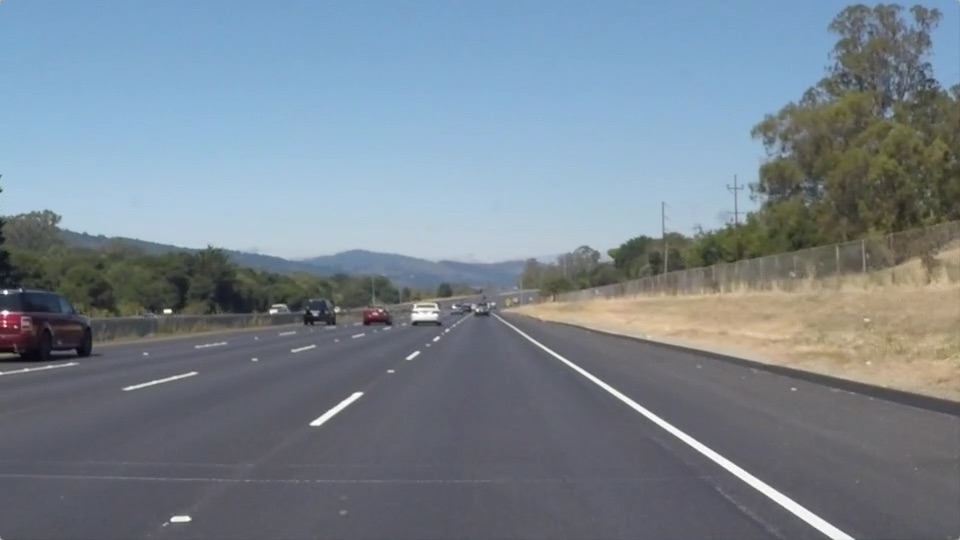
#> input picture test_images/solidWhiteRight.jpg, 960 x 540 px
$ jupyter execute --allow-errors P1.ipynb   (shell and % lines are left out)
#> lines starting #> are read from the running program, lines starting #| are printed output that depends on the picture; after the words box and inside, x2 and y2 are one past the last pixel; in counts of white or black regions, pixels touching at a corner belong together
# Self-Driving Car Engineer Nanodegree

## Project: **Finding Lane Lines on the Road**
***
In this project, you will use the tools you learned about in the lesson to identify lane lines on the road.  You can develop your pipeline on a series of individual images, and later apply the result to a video stream (really just a series of images). Check out the video clip "raw-lines-example.mp4" (also contained in this repository) to see what the output should look like after using the helper functions below.

Once you have a result that looks roughly like "raw-lines-example.mp4", you'll need to get creative and try to average and/or extrapolate the line segments you've detected to map out the full extent of the lane lines.  You can see an example of the result you're going for in the video "P1_example.mp4".  Ultimately, you would like to draw just one line for the left side of the lane, and one for the right.

In addition to implementing code, there is a brief writeup to complete. The writeup should be completed in a separate file, which can be either a markdown file or a pdf document. There is a [write up template](https://github.com/udacity/CarND-LaneLines-P1/blob/master/writeup_template.md) that can be used to guide the writing process. Completing both the code in the Ipython notebook and the writeup template will cover all of the [rubric points](https://review.udacity.com/#!/rubrics/322/view) for this project.

---
Let's have a look at our first image called 'test_images/solidWhiteRight.jpg'.  Run the 2 cells below (hit Shift-Enter or the "play" button above) to display the image.

**Note: If, at any point, you encounter frozen display windows or other confounding issues, you can always start again with a clean slate by going to the "Kernel" menu above and selecting "Restart & Clear Output".**

---

**The tools you have are color selection, region of interest selection, grayscaling, Gaussian smoothing, Canny Edge Detection and Hough Tranform line detection.  You  are also free to explore and try other techniques that were not presented in the lesson.  Your goal is piece together a pipeline to detect the line segments in the image, then average/extrapolate them and draw them onto the image for display (as below).  Once you have a working pipeline, try it out on the video stream below.**

---

<figure>

 <figcaption>
 <p></p>
 <p style="text-align: center;"> Your output should look something like this (above) after detecting line segments using the helper functions below </p>
 </figcaption>
</figure>
 <p></p>
<figure>

 <figcaption>
 <p></p>
 <p style="text-align: center;"> Your goal is to connect/average/extrapolate line segments to get output like this</p>
 </figcaption>
</figure>

**Run the cell below to import some packages.  If you get an `import error` for a package you've already installed, try changing your kernel (select the Kernel menu above --> Change Kernel).  Still have problems?  Try relaunching Jupyter Notebook from the terminal prompt.  Also, consult the forums for more troubleshooting tips.**

## Import Packages

[cell 1]
#importing some useful packages
import matplotlib.pyplot as plt
import matplotlib.image as mpimg
import numpy as np
import cv2

## Read in an Image

[cell 2]
#reading in an image
image = mpimg.imread('test_images/solidWhiteRight.jpg')
#> image is the input picture: shape (540, 960, 3); mean R, G, B 120.3, 132.6, 143.7

#printing out some stats and plotting
print('This image is:', type(image), 'with dimensions:', image.shape)
#| This image is: <class 'numpy.ndarray'> with dimensions: (540, 960, 3)
plt.imshow(image)  # if you wanted to show a single color channel image called 'gray', for example, call as plt.imshow(gray, cmap='gray')

## Ideas for Lane Detection Pipeline

**Some OpenCV functions (beyond those introduced in the lesson) that might be useful for this project are:**

`cv2.inRange()` for color selection
`cv2.fillPoly()` for regions selection
`cv2.line()` to draw lines on an image given endpoints
`cv2.addWeighted()` to coadd / overlay two images
`cv2.cvtColor()` to grayscale or change color
`cv2.imwrite()` to output images to file
`cv2.bitwise_and()` to apply a mask to an image

**Check out the OpenCV documentation to learn about these and discover even more awesome functionality!**

## Helper Functions

Below are some helper functions to help get you started. They should look familiar from the lesson!

[cell 3]
import math

def grayscale(img):
    """Applies the Grayscale transform
    This will return an image with only one color channel
    but NOTE: to see the returned image as grayscale
    (assuming your grayscaled image is called 'gray')
    you should call plt.imshow(gray, cmap='gray')"""
    return cv2.cvtColor(img, cv2.COLOR_RGB2GRAY)
    # Or use BGR2GRAY if you read an image with cv2.imread()
    # return cv2.cvtColor(img, cv2.COLOR_BGR2GRAY)

def canny(img, low_threshold, high_threshold):
    """Applies the Canny transform"""
    return cv2.Canny(img, low_threshold, high_threshold)

def gaussian_blur(img, kernel_size):
    """Applies a Gaussian Noise kernel"""
    return cv2.GaussianBlur(img, (kernel_size, kernel_size), 0)

def region_of_interest(img, vertices):
    """
    Applies an image mask.

    Only keeps the region of the image defined by the polygon
    formed from `vertices`. The rest of the image is set to black.
    """
    #defining a blank mask to start with
    mask = np.zeros_like(img)

    #defining a 3 channel or 1 channel color to fill the mask with depending on the input image
    if len(img.shape) > 2:
        channel_count = img.shape[2]  # i.e. 3 or 4 depending on your image
        ignore_mask_color = (255,) * channel_count
    else:
        ignore_mask_color = 255

    #filling pixels inside the polygon defined by "vertices" with the fill color
    cv2.fillPoly(mask, vertices, ignore_mask_color)

    #returning the image only where mask pixels are nonzero
    masked_image = cv2.bitwise_and(img, mask)
    return masked_image


def draw_lines(img, lines, color=[255, 0, 0], thickness=10, y0=0, yT=0):
    """
    NOTE: this is the function you might want to use as a starting point once you want to
    average/extrapolate the line segments you detect to map out the full
    extent of the lane (going from the result shown in raw-lines-example.mp4
    to that shown in P1_example.mp4).

    Think about things like separating line segments by their
    slope ((y2-y1)/(x2-x1)) to decide which segments are part of the left
    line vs. the right line.  Then, you can average the position of each of
    the lines and extrapolate to the top and bottom of the lane.

    This function draws `lines` with `color` and `thickness`.
    Lines are drawn on the image inplace (mutates the image).
    If you want to make the lines semi-transparent, think about combining
    this function with the weighted_img() function below
    """

    # Find Lane Lines
    lane_lines = find_lane_lines(lines=lines, y0=y0, yT=yT)

    # Draw Lane Lines
    for line in lane_lines:
        for x1,y1,x2,y2 in line:
            cv2.line(img, (x1, y1), (x2, y2), color, thickness)

def hough_lines(img, rho, theta, threshold, min_line_len, max_line_gap, y0=0, yT=0):
    """
    `img` should be the output of a Canny transform.

    Returns an image with hough lines drawn.
    """
    lines = cv2.HoughLinesP(img, rho, theta, threshold, np.array([]), minLineLength=min_line_len, maxLineGap=max_line_gap)
    line_img = np.zeros((img.shape[0], img.shape[1], 3), dtype=np.uint8)
    draw_lines(line_img, lines, y0=y0, yT=yT)
    return line_img

# Python 3 has support for cool math symbols.

def weighted_img(img, initial_img, α=0.8, β=1., γ=0.):
    """
    `img` is the output of the hough_lines(), An image with lines drawn on it.
    Should be a blank image (all black) with lines drawn on it.

    `initial_img` should be the image before any processing.

    The result image is computed as follows:

    initial_img * α + img * β + γ
    NOTE: initial_img and img must be the same shape!
    """
    return cv2.addWeighted(initial_img, α, img, β, γ)

## Test Images

Build your pipeline to work on the images in the directory "test_images"
**You should make sure your pipeline works well on these images before you try the videos.**

[cell 4]
import os
os.listdir("test_images/")

## Build a Lane Finding Pipeline

Build the pipeline and run your solution on all test_images. Make copies into the `test_images_output` directory, and you can use the images in your writeup report.

Try tuning the various parameters, especially the low and high Canny thresholds as well as the Hough lines parameters.

[cell 5]
# Additional Helper Functions

def find_lane_lines(lines = [], y0=0, yT=0):

    '''
    Parameters:
        lines : array of lines found in image
        y0    : top y value of region of interest
        yT    : bottom y value of region of interest
    Returns:
        lane_lines: array containing left and right lane lines

    '''


    # Dictionary for storing lane line properties
    lane_lines_dict = {"Left":
                       {"points" : [],
                        "gradient": 0,
                        "lane_points": [],
                        "x1": 0,
                        "y1": 0,
                        "x2": 0,
                        "y2": 0},
                      "Right":
                       {"points" : [],
                        "gradient": 0,
                        "lane_points": [],
                        "x1": 0,
                        "y1": 0,
                        "x2": 0,
                        "y2": 0},
                      }


    left_gradients = []
    left_x1 = []
    left_x2 = []
    left_y1 = []
    left_y2 = []


    right_gradients = []
    right_x1 = []
    right_x2 = []
    right_y1 = []
    right_y2 = []


    # Loop through each Hough line in image
    for line in lines:

        for x1, y1, x2, y2 in line:

            m, b = np.polyfit([x1, x2], [y1, y2], 1)

            # Origin (0, 0) is top left corner. y values increase going down, x values going across
            # Lines with positive gradient are on the right lane side
            # Line with negative gradient are on the left lane side

            if m > 0:
                lane_lines_dict["Right"]["points"].append([x1,y1,x2,y2])
                right_gradients.append(m)
                right_x1.append(x1)
                right_x2.append(x2)
                right_y1.append(y1)
                right_y2.append(y2)
            else:
                lane_lines_dict["Left"]["points"].append([x1,y1,x2,y2])
                left_gradients.append(m)
                left_x1.append(x1)
                left_x2.append(x2)
                left_y1.append(y1)
                left_y2.append(y2)


    # Can use the average gradient of these lines to computer the gradient for lane line
    # Can use the average position of these lines to compute position of lines.

    lane_lines_dict["Right"]["gradient"] = np.mean(right_gradients)
    lane_lines_dict["Right"]["x1"] = np.mean(right_x1)
    lane_lines_dict["Right"]["y1"] = np.mean(right_y1)
    lane_lines_dict["Right"]["x2"] = np.mean(right_x2)
    lane_lines_dict["Right"]["y2"] = np.mean(right_y2)

    lane_lines_dict["Left"]["gradient"] = np.mean(left_gradients)
    lane_lines_dict["Left"]["x1"] = np.mean(left_x1)
    lane_lines_dict["Left"]["y1"] = np.mean(left_y1)
    lane_lines_dict["Left"]["x2"] = np.mean(left_x2)
    lane_lines_dict["Left"]["y2"] = np.mean(left_y2)


    lane_lines = []

    for key in lane_lines_dict:

        x1 = lane_lines_dict[key]["x1"]
        y1 = lane_lines_dict[key]["y1"]
        x2 = lane_lines_dict[key]["x2"]
        y2 = lane_lines_dict[key]["y2"]

        # Calculate equation of line
        m, b = np.polyfit([x1, x2], [y1, y2], 1)

        # Bottom and top y values of lane lines (region of interest) y0, yT
        # Bottom and top x values of lane lines
        x0 = (y0 - b) / m
        xT = (yT - b) / m

        try:
            lane_lines.append([[int(x0), int(y0), int(xT), int(yT)]])
        except:
            continue


    return lane_lines

[cell 6]
# Find Lane Lines Image Detection Pipeline
def image_pipeline(image):


    # Image Pipeline Parameters

    # Gaussian Blur kernel
    gaussian_kernel = 5

    # Canny Edge Detection
    canny_low_threshold = 50                # Low canny edge detection threshold
    canny_high_threshold = 150              # High canny edge detection threshold

    # Four-sided Polygon Verticies
    imshape = image.shape                   # Image Shape
    bottom_left = (100, imshape[0])         # Bottom left vertex corner
    top_left = (440, 330)                   # Top left vertex corner
    top_right = (550, 330)                  # Top right vertex corner
    bottom_right = (900, imshape[0])        # Bottom right vertex corner


    # Hough transform parameters
    rho = 2                                 # distance resolution in pixels of the Hough grid
    theta = np.pi/180                       # angular resolution in radians of the Hough grid
    hough_threshold = 10                    # minimum number of votes (intersections in Hough grid cell)
    min_line_length = 20                    # minimum number of pixels making up a line
    max_line_gap = 1                        # maximum gap in pixels between connectable line segments


    # Convert image to grayscale
    gray = grayscale(image)

    # Apply gaussian blur for image smoothing
    blur_gray = gaussian_blur(gray, gaussian_kernel)

    # Canny Edge detection
    edges = canny(blur_gray, canny_low_threshold, canny_high_threshold)

    # Mask Region of Interest
    vertices = np.array([[bottom_left,
                          top_left,
                          top_right,
                          bottom_right]])
    masked_edges = region_of_interest(edges, vertices)

    # Draw lane lines on masked image
    line_image = hough_lines(masked_edges, rho, theta, hough_threshold, min_line_length,
                             max_line_gap, y0=top_left[1], yT=bottom_left[1])

    # Combine line image with true image
    weighted_image = weighted_img(line_image, image)

    return weighted_image

[cell 7]
# Testing Cell
# Testing image pipeline on static images

images = ['test_images/solidWhiteCurve.jpg',
          'test_images/SolidWhiteRight.jpg',
          'test_images/SolidYellowCurve.jpg',
          'test_images/SolidYellowCurve2.jpg',
          'test_images/SolidYellowLeft.jpg',
          'test_images/whiteCarLaneSwitch.jpg'
         ]


for i,file in enumerate(images):

    image = mpimg.imread(file)
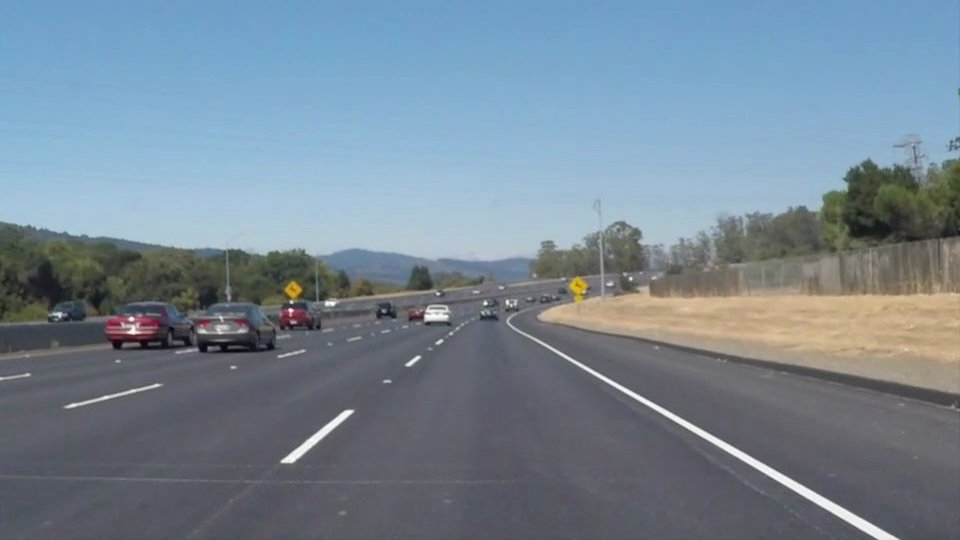
#> input picture test_images/solidWhiteCurve.jpg, 960 x 540 px
#> image is the input picture: shape (540, 960, 3); mean R, G, B 118.5, 134.5, 148.1
    imageName = file.split("/")

    directory = 'test_images_output/' + str(imageName[1])

    projected_lanes = image_pipeline(image)
#> in canny, `return cv2.Canny(img, low_threshold, high_threshold)`:
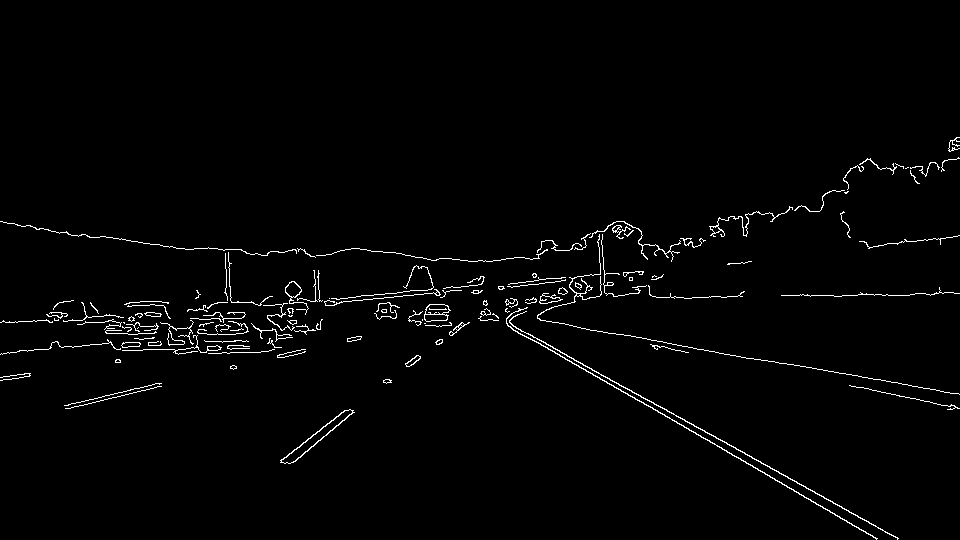
#> returned value: shape (540, 960); 1.7% white in thin lines or dots, all inside (x1, y1, x2, y2) = (0, 137, 960, 540)
#> in region_of_interest, `masked_image = cv2.bitwise_and(img, mask)`:
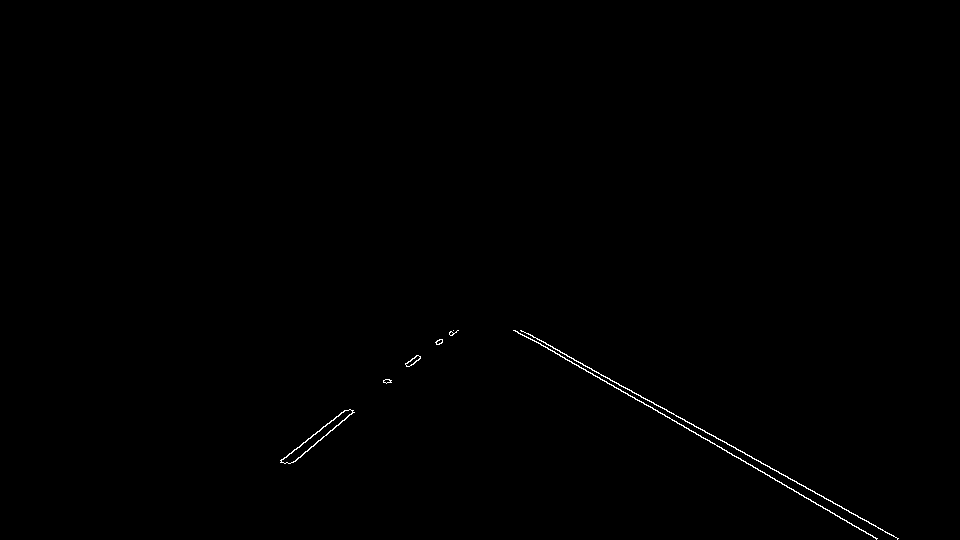
#> masked_image: shape (540, 960); 0.29% white in thin lines or dots, all inside (x1, y1, x2, y2) = (280, 330, 899, 540)
#> in hough_lines, `lines = cv2.HoughLinesP(img, rho, theta, threshold, np.array([]), minL..`: lines = 18 rows, first 6: [530, 338, 877, 538], [553, 348, 651, 402], [819, 494, 893, 536], [327, 433, 353, 412], [729, 444, 810, 490], [300, 445, 340, 414]
#> the loop in find_lane_lines, `for line in lines: ` made 18 passes
#> after the loop in find_lane_lines, `for line in lines:`: left_gradients = [-0.808, -0.775, -0.818, -0.75]; left_x1 = [327, 300, 301, 281]; left_x2 = [353, 340, 323, 301]; left_y1 = [433, 445, 455, 460]; left_y2 = [412, 414, 437, 445]; right_gradients = [0.576, 0.551, 0.568, 0.568, 0.571, 0.576, 0.516, 0.593, 0.565, 0.576, 0.561, 0.565, 0.571, 0.55]; right_x1 = [530, 553, 819, 729, 730, 647, 521, 803, 646, 698, 816, 627, 662, 579]; right_x2 = [877, 651, 893, 810, 758, 680, 552, 830, 669, 731, 857, 650, 683, 599]; right_y1 = [338, 348, 494, 444, 445, 399, 330, 485, 404, 427, 504, 388, 407, 367]; right_y2 = [538, 402, 536, 490, 461, 418, 346, 501, 417, 446, 527, 401, 419, 378]
#> the loop in find_lane_lines, `for key in lane_lines_dict: ` made 2 passes
#> (key, x1, y1, x2, y2, m, b, x0) on passes 1 to 2: ('Left', 302.2, 448.2, 329.2, 427, -0.787, 686.1, 452.5), ('Right', 668.6, 412.9, 731.4, 448.6, 0.568, 32.99, 522.7)
#> after the loop in find_lane_lines, `for key in lane_lines_dict:`: lane_lines = [[[452, 330, 185, 540]], [[522, 330, 892, 540]]]
#> the loop in draw_lines, `for line in lane_lines:` made 2 passes
#> in weighted_img, `return cv2.addWeighted(initial_img, α, img, β, γ)`:
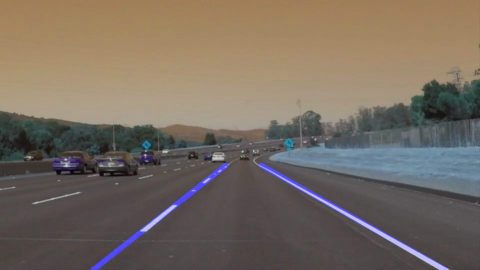
#> returned value: shape (540, 960, 3) (shown at 1/2 size); mean of channels 0, 1, 2 96.9, 107.6, 118.5; drawn as B, G, R

    cv2.imwrite(directory, cv2.cvtColor(projected_lanes, cv2.COLOR_RGB2BGR))
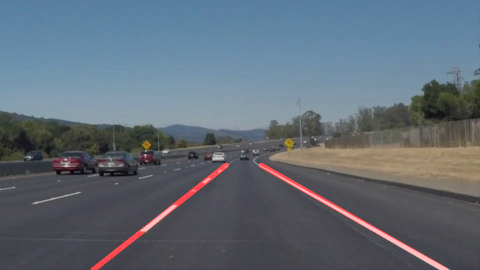
#> saved as solidWhiteCurve.jpg: shape (540, 960, 3) (shown at 1/2 size); mean B, G, R 118.5, 107.6, 96.9

    plt.imshow(projected_lanes)
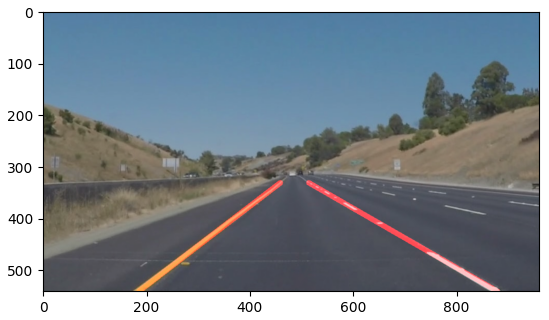
#> figure drawn by matplotlib, 1 panel

## Test on Videos

You know what's cooler than drawing lanes over images? Drawing lanes over video!

We can test our solution on two provided videos:

`solidWhiteRight.mp4`

`solidYellowLeft.mp4`

**Note: if you get an import error when you run the next cell, try changing your kernel (select the Kernel menu above --> Change Kernel). Still have problems? Try relaunching Jupyter Notebook from the terminal prompt. Also, consult the forums for more troubleshooting tips.**

**If you get an error that looks like this:**
```
NeedDownloadError: Need ffmpeg exe.
You can download it by calling:
imageio.plugins.ffmpeg.download()
```
**Follow the instructions in the error message and check out [this forum post](https://discussions.udacity.com/t/project-error-of-test-on-videos/274082) for more troubleshooting tips across operating systems.**

[cell 8]
# Import everything needed to edit/save/watch video clips
import imageio
#> (the rest of this cell did not finish here and is left out)

[cell 9]
# [8 lines left out: function process_image, not called in this run]

Let's try the one with the solid white lane on the right first ...

[cell 10]
white_output = 'test_videos_output/solidWhiteRight.mp4'
#> white_output = 'test_videos_output/solidWhiteRight.mp4'
## To speed up the testing process you may want to try your pipeline on a shorter subclip of the video
## To do so add .subclip(start_second,end_second) to the end of the line below
## Where start_second and end_second are integer values representing the start and end of the subclip
## You may also uncomment the following line for a subclip of the first 5 seconds
# clip1 = VideoFileClip("test_videos/solidWhiteRight.mp4").subclip(0,5)
#> (the rest of this cell did not finish here and is left out)
